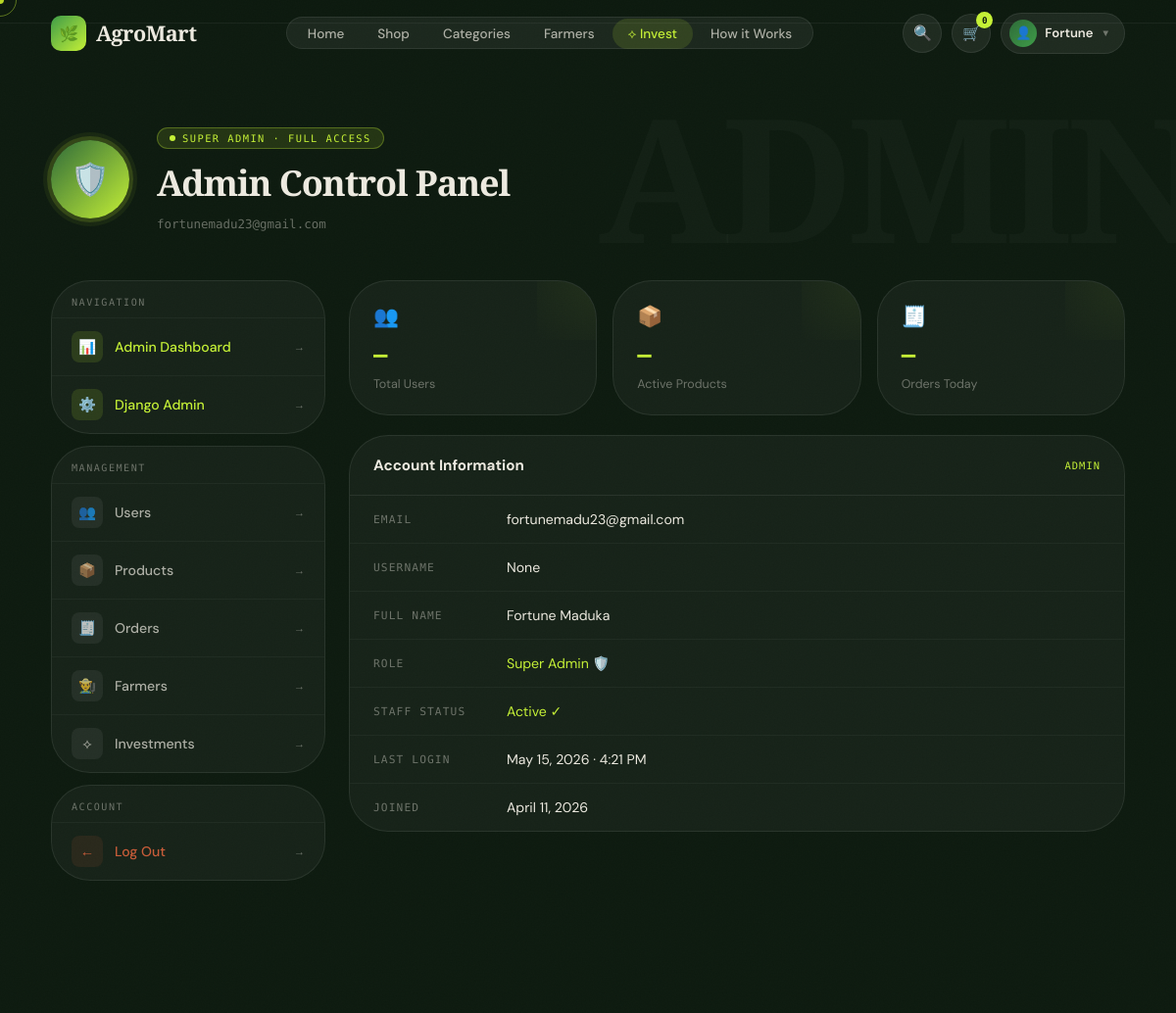
Before: /profile/ (signed in, upper part) with the older database file.
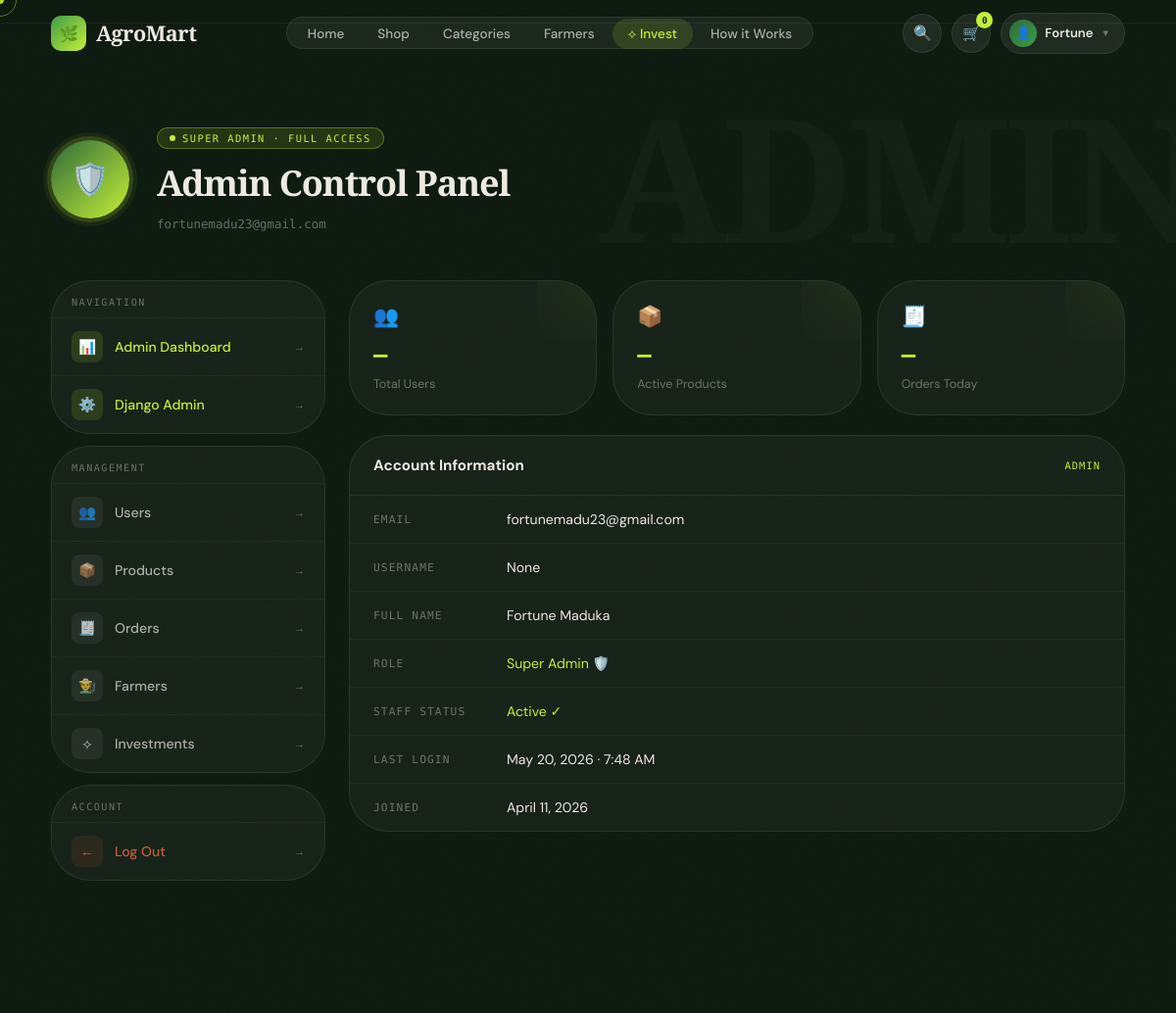
After: the same page with the newer database file.
### accounts/models.py (models this page shows, shortened)
class User(AbstractUser):
    username = None
    email = models.EmailField(unique=True)
    phone = models.CharField(max_length=15, blank=True)
    is_buyer = models.BooleanField(default=True)
    is_seller = models.BooleanField(default=False)
    is_super_admin = models.BooleanField(default=False)
    profile_completed = models.BooleanField(default=False)  # 👈 add this
    USERNAME_FIELD = 'email'
    REQUIRED_FIELDS = []
    objects = UserManager()

### profiles/views.py (the view)
# urls.py: path('', profile_view, name='profile'),
@login_required
def profile_view(request):
    user = request.user
    if user.is_super_admin:
        return render(request, 'profiles/admin_profile.html')
    elif hasattr(user, 'profile') and user.profile.role == 'seller':
        return render(request, 'profiles/seller_profile.html')
    return render(request, 'profiles/buyer_profile.html')

### templates/profiles/admin_profile.html (shortened to what the changed rows need)
{% extends "base.html" %}
{% block content %}
<section class="admin-hero">
  <div class="admin-header rv">
    <div class="admin-header-text">
      <div class="admin-badge">
        <span class="admin-badge-dot"></span>
        Super Admin · Full Access
      </div>
      <h1>Admin Control Panel</h1>
      <span class="admin-email">{{ request.user.email }}</span>
    </div>
  </div>
</section>
<div class="admin-grid">
  <div class="admin-main">
    <div class="info-card rv">
      <div class="info-row">
        <span class="info-row-label">Email</span>
        <span class="info-row-val">{{ request.user.email }}</span>
      </div>
      <div class="info-row">
        <span class="info-row-label">Username</span>
        <span class="info-row-val">{{ request.user.username }}</span>
      </div>
      <div class="info-row">
        <span class="info-row-label">Full Name</span>
        <span class="info-row-val">{{ request.user.get_full_name|default:"—" }}</span>
      </div>
      <div class="info-row">
        <span class="info-row-label">Last Login</span>
        <span class="info-row-val">{{ request.user.last_login|date:"N j, Y · g:i A"|default:"—" }}</span>
      </div>
      <div class="info-row">
        <span class="info-row-label">Joined</span>
        <span class="info-row-val">{{ request.user.date_joined|date:"N j, Y"|default:"—" }}</span>
      </div>
    </div>
  </div>
</div>
{% endblock %}

### templates/base.html (shortened to what this page needs)
<!DOCTYPE html>
<html lang="en">
<head>
  {% load static %}
</head>
<body>
<nav class="nav" id="nav">
  <a href="{% url 'home' %}" class="nav-logo">
    <div class="nav-logo-mark">🌿</div>
    AgroMart
  </a>
  <ul class="nav-links">
    <li><a href="{% url 'home' %}" class="{% if request.resolver_match.url_name == 'home' %}active{% endif %}">Home</a></li>
    <li><a href="{% url 'product_list' %}">Shop</a></li>
    <li><a href="{% url 'categories' %}">Categories</a></li>
    <li><a href="#">Farmers</a></li>
    <li class="invest-link"><a href="#">⟡ Invest</a></li>
    <li><a href="#">How it Works</a></li>
  </ul>
  <div class="nav-right">
    <a href="#" class="nav-icon-btn" title="Search">🔍</a>
    <a href="#" class="nav-icon-btn" title="Cart">
      🛒
      <span class="nav-badge">{% if cart_count %}{{ cart_count }}{% else %}0{% endif %}</span>
    </a>
    {% if user.is_authenticated %}
      <div class="nav-user" id="navUser">
        <button class="nav-user-btn" id="navUserBtn" aria-expanded="false">
          <div class="nav-user-ava">👤</div>
          <span class="nav-user-name">{{ user.get_short_name|default:user.username }}</span>
          <span class="nav-user-chevron">▼</span>
        </button>
      </div>
    {% else %}
      <a href="{% url 'login' %}" class="nav-auth-link">Log in</a>
      <a href="{% url 'register' %}" class="btn btn-green" style="padding:9px 20px;font-size:.85rem;">Get Started</a>
    {% endif %}
  </div>
</nav>
<div class="nav-drawer" id="navDrawer">
</div>
<main>{% block content %}{% endblock %}</main>
</body>
</html>

Changed rows visible on the page:
changed User "fortunemadu23@gmail.com": user.last_login "May 15, 2026 · 4:21 PM" → "May 20, 2026 · 7:48 AM"
